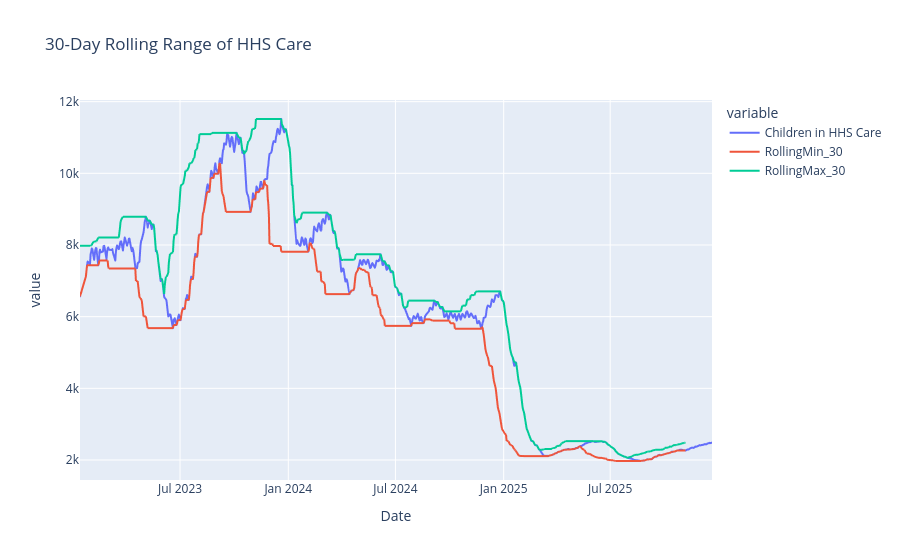

The notebook cell this image was saved under:
### Code cell
import plotly.express as px

fig = px.line(
    df,
    x="Date",
    y=["Children in HHS Care", "RollingMin_30", "RollingMax_30"],
    title="30-Day Rolling Range of HHS Care"
)

fig.show()

### Figure 1 — Plotly figure (JSON) as saved in the notebook; plotly's stock layout.template omitted (floating-point values rounded to 4 significant figures; data arrays with more than 128 entries replaced by an {"elided": "..."} marker saying what was removed)
{"data": [{"hovertemplate": "variable=Children in HHS Care<br>Date=%{x}<br>value=%{y}<extra></extra>", "legendgroup": "Children in HHS Care", "line": {"color": "#636efa", "dash": "solid"}, "marker": {"symbol": "circle"}, "mode": "lines", "name": "Children in HHS Care", "showlegend": true, "type": "scattergl", "x": {"elided": "720 str values"}, "xaxis": "x", "y": {"elided": "720 float values"}, "yaxis": "y"}, {"hovertemplate": "variable=RollingMin_30<br>Date=%{x}<br>value=%{y}<extra></extra>", "legendgroup": "RollingMin_30", "line": {"color": "#EF553B", "dash": "solid"}, "marker": {"symbol": "circle"}, "mode": "lines", "name": "RollingMin_30", "showlegend": true, "type": "scattergl", "x": {"elided": "720 str values"}, "xaxis": "x", "y": {"elided": "720 float values"}, "yaxis": "y"}, {"hovertemplate": "variable=RollingMax_30<br>Date=%{x}<br>value=%{y}<extra></extra>", "legendgroup": "RollingMax_30", "line": {"color": "#00cc96", "dash": "solid"}, "marker": {"symbol": "circle"}, "mode": "lines", "name": "RollingMax_30", "showlegend": true, "type": "scattergl", "x": {"elided": "720 str values"}, "xaxis": "x", "y": {"elided": "720 float values"}, "yaxis": "y"}], "layout": {"legend": {"title": {"text": "variable"}, "tracegroupgap": 0}, "title": {"text": "30-Day Rolling Range of HHS Care"}, "xaxis": {"anchor": "y", "domain": [0, 1], "title": {"text": "Date"}}, "yaxis": {"anchor": "x", "domain": [0, 1], "title": {"text": "value"}}}}
